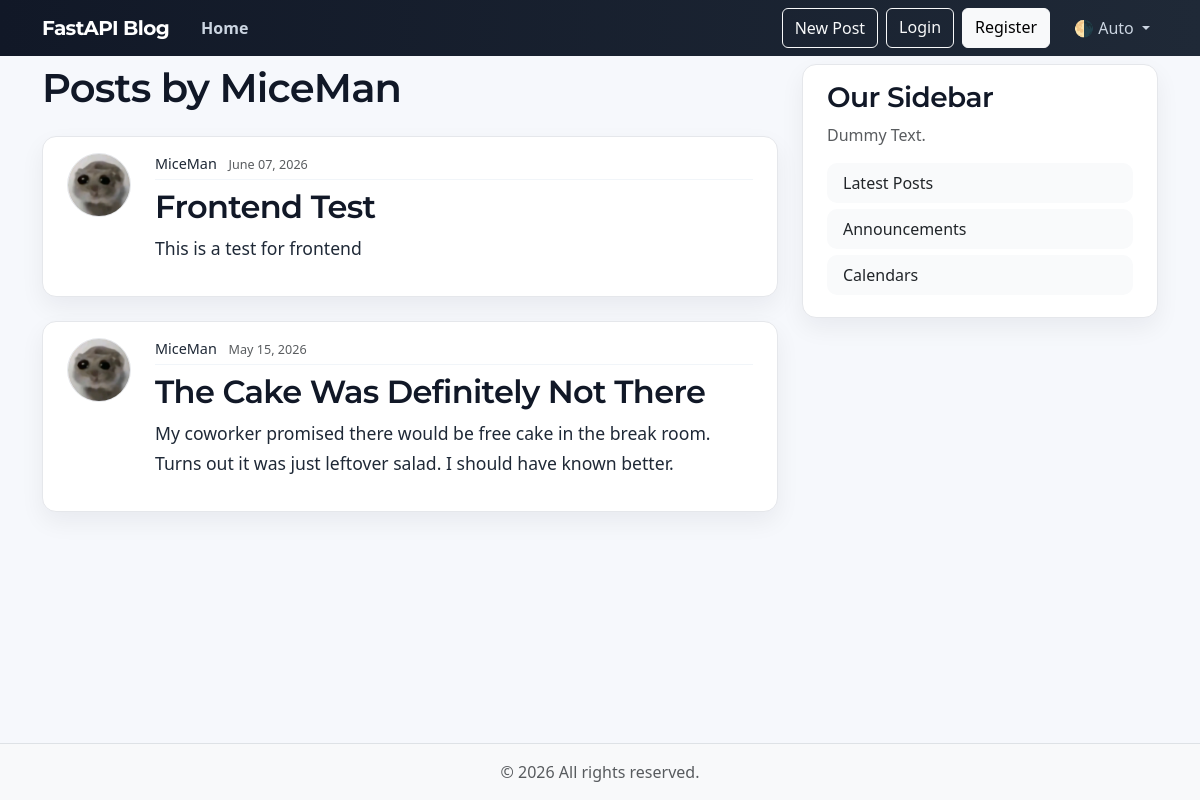
The page /users/1/posts on the database its author committed.
### app/database_models.py (models this page shows, shortened)
class User(Base):
    __tablename__ = "users"
    id: Mapped[int] = mapped_column(Integer, primary_key=True, index=True)
    username: Mapped[str] = mapped_column(String(50), unique=True) # No need to write nullable=True/False because Mapped[str] means nullable=False and Mapped[str | None] means nullable=True
    email: Mapped[str] = mapped_column(String(100), unique=True)
    image_file: Mapped[str | None] = mapped_column(
        String(200),
        default=None,
    )
    posts: Mapped[list[Post]] = relationship(
        back_populates="author", # Also we forward reference the Post model because it is defined after the User model, so we need to tell Python that it exists before we can use it in the relationship.
        cascade="all, delete-orphan") # The cascade all delete-orphan part makes sure if we delete an user, their posts will be deleted as well!

class Post(Base):
    __tablename__ = "posts"
    id: Mapped[int] = mapped_column(Integer, primary_key=True, index=True)
    title: Mapped[str] = mapped_column(String(100))
    content: Mapped[str] = mapped_column(Text)
    user_id: Mapped[int] = mapped_column(
        ForeignKey("users.id"),
        index=True, #Since PK gets indexed automatically, but FKs dont.
    )
    date_posted: Mapped[datetime] = mapped_column(
        DateTime(timezone=True), # SQLLite stores Timestamps as text but when we go to PostgreSQL it will store it as a timestamp with timezone, because of this DateTime(timezone=True)
        default=lambda: datetime.now(UTC), # lambda called each time on creation of a new post, so it will set the default value to the current date and time in UTC timezone.
    )
    author: Mapped[User] = relationship(back_populates="posts")

### app/main.py (the view)
@app.get("/users/{user_id}/posts", include_in_schema=False, name = "user_posts_page") # This route will be accessible at the URL "/users/{user_id}/posts" where {user_id} is a dynamic value that can be accessed in the route function.
async def user_posts_page(
    user_id: int,
    request: Request,
    db: Annotated[AsyncSession, Depends(get_db)],
    ):
    result_user = await db.execute(select(models.User).where(models.User.id == user_id)) # No need to .select because we're not accessing any releationship on the user object
    existing_user = result_user.scalars().first()
    if not existing_user:
        raise HTTPException(status_code=status.HTTP_404_NOT_FOUND, detail="User not found")
    result_user_posts = await db.execute(
        select(models.Post)
        .options(selectinload(models.Post.author)) # .select is needed because our template accesses post.author
        .where(models.Post.user_id == user_id)
        .order_by(models.Post.date_posted.desc()),
        )
    existing_posts = result_user_posts.scalars().all() # Get all the posts
    return templates.TemplateResponse(request, "user_posts.html", {"posts": existing_posts, "user": existing_user, "title": f"{existing_user.username}'s Posts"})

### templates/user_posts.html
{% extends "layout.html" %}
{% block content %}
  <h1 class="mb-4">Posts by {{ user.username }}</h1>
  {% for post in posts %}
    <article class="content-section py-3 px-4 mb-4">
      <div class="d-flex align-items-start gap-4">
        <img class="rounded-circle article-img flex-shrink-0"
             src="{{ post.author.image_path }}"
             alt="{{ post.author.username }}'s profile picture"
             width="64"
             height="64"
             loading="lazy">
        <div class="flex-grow-1">
          <div class="article-metadata mb-2">
            <a class="me-2"
               href="{{ url_for('user_posts_page', user_id=post.author.id) }}">{{ post.author.username }}</a>
            <small class="text-body-secondary">{{ post.date_posted.strftime("%B %d, %Y") }}</small>
          </div>
          <h2>
            <a class="article-title"
               href="{{ url_for('post_page', post_id=post.id) }}">{{ post.title }}</a>
          </h2>
          <p class="article-content">{{ post.content }}</p>
        </div>
      </div>
    </article>
  {% else %}
    <p class="text-body-secondary">No posts by this user yet.</p>
  {% endfor %}
{% endblock content %}

### static/css/main.css (style rules this page uses)
:root { --font-heading: "Montserrat", system-ui, -apple-system, BlinkMacSystemFont, sans-serif; --font-body: "Poppins", system-ui, -apple-system, BlinkMacSystemFont, sans-serif; --color-bg-body: #f6f8fc; --color-bg-content: #ffffff; --color-text-primary: #1f2937; --color-text-heading: #111827; --color-primary: #0059fd; --color-primary-hover: #4338ca; --color-border: #e5e7eb; --color-border-soft: #f1f5f9; --color-nav-link: #cbd5e1; --color-nav-link-hover: #ffffff; --spacing-xl: 4rem; --article-img-size: 4rem; --account-img-size: 7.5rem; }
body { font-family: var(--font-body); background: var(--color-bg-body); color: var(--color-text-primary); -webkit-font-smoothing: antialiased; -moz-osx-font-smoothing: grayscale; }
h1, h2, h3, h4, h5, h6 { font-family: var(--font-heading); color: var(--color-text-heading); font-weight: 600; letter-spacing: -0.02em; }
a { text-decoration: none; color: inherit; }
.content-section { background: var(--color-bg-content); border: 1px solid var(--color-border); padding: 25px; border-radius: 14px; box-shadow: 0 10px 25px rgba(17,24,39,0.06); transition: transform 0.2s ease, box-shadow 0.2s ease; }
.article-title { color: var(--color-text-heading); transition: color 0.2s ease; }
.article-content { white-space: pre-line; font-size: 1.1rem; line-height: 1.7; color: var(--color-text-primary); margin-top: 0.5rem; }
.article-img { height: var(--article-img-size); width: var(--article-img-size); object-fit: cover; border-radius: 12px; border: 1px solid var(--color-border); }
.article-metadata { padding-bottom: 0.25rem; border-bottom: 1px solid var(--color-border-soft); font-size: 0.9rem; color: var(--color-text-primary); }

### rows shown on the page
User: username "MiceMan"
Post: author.image_path (picture), author.username "MiceMan", date_posted "June 07, 2026", title "Frontend Test", content "This is a test for frontend"
Post: author.image_path (picture), author.username "MiceMan", date_posted "May 15, 2026", title "The Cake Was Definitely Not There", content "My coworker promised there would be free cake in the break room. Turns out it was just leftover salad. I should have known better."
